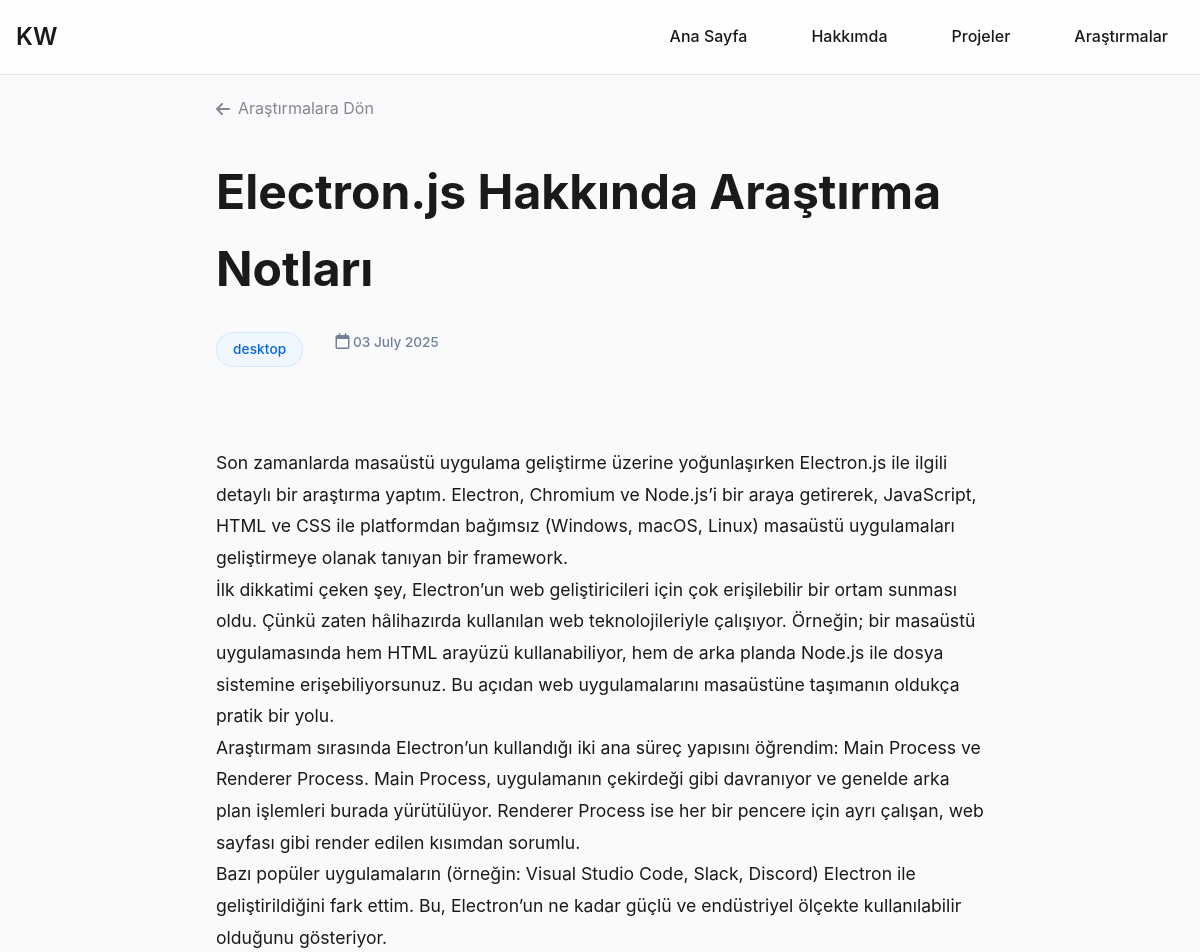
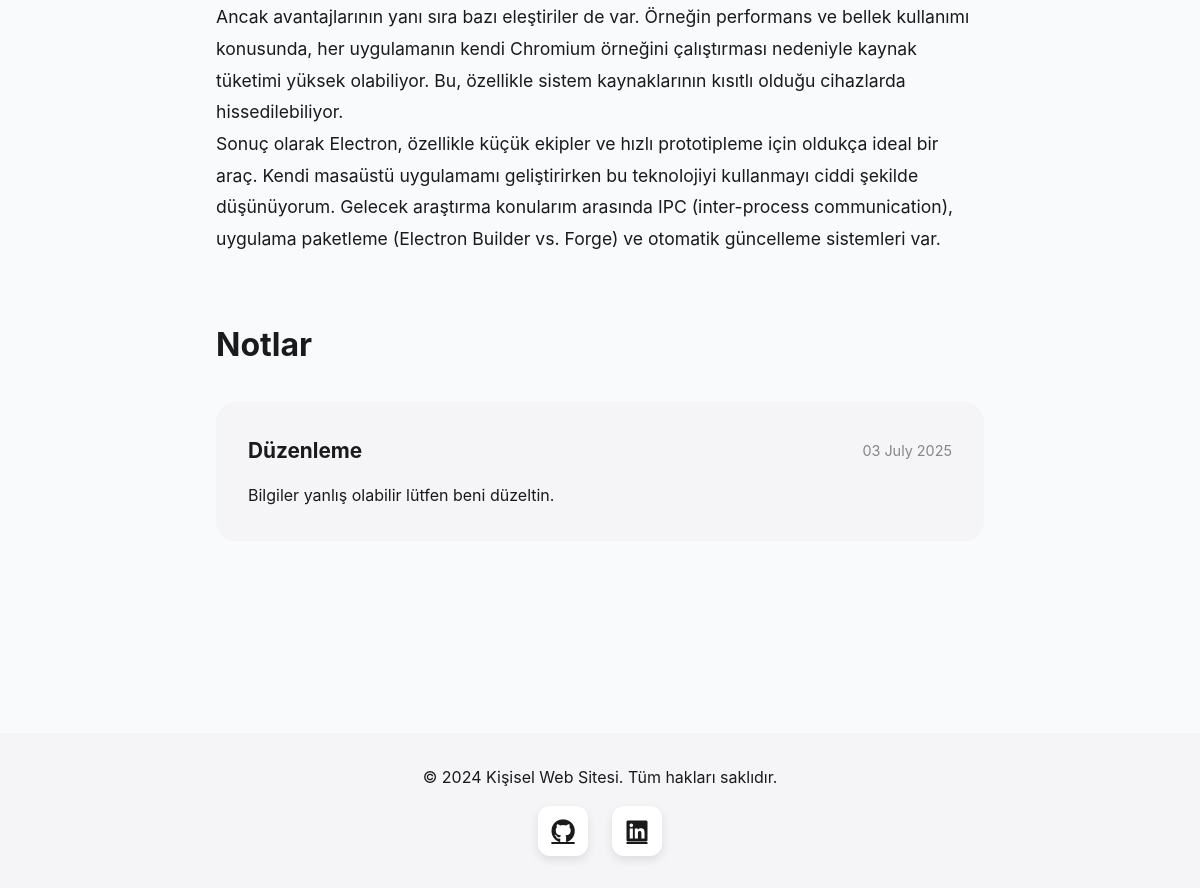
Page /research/1 on the committed database (2 pictures, top to bottom).
### app.py (models this page shows)
class Research(db.Model):
    id = db.Column(db.Integer, primary_key=True)
    title = db.Column(db.String(100), nullable=False)
    content = db.Column(db.Text, nullable=False)
    date_posted = db.Column(db.DateTime, nullable=False, default=datetime.utcnow)
    category = db.Column(db.String(50))

class Note(db.Model):
    id = db.Column(db.Integer, primary_key=True)
    title = db.Column(db.String(100), nullable=False)
    content = db.Column(db.Text, nullable=False)
    date_posted = db.Column(db.DateTime, nullable=False, default=datetime.utcnow)
    research_id = db.Column(db.Integer, db.ForeignKey('research.id'), nullable=False)

### app.py (the view)
@app.route('/research/<int:research_id>')
def research_detail(research_id):
    research = Research.query.get_or_404(research_id)
    content = research.content
    html_content = markdown2.markdown(
        content,
        extras=[
            'fenced-code-blocks',  # ``` ile başlayan kod blokları için
            'tables',              # Tablolar için
            'header-ids',          # Başlık ID'leri için
            'code-friendly',       # Kod blokları için daha iyi destek
            'cuddled-lists',       # Liste formatlaması için
            'markdown-in-html',    # HTML içinde Markdown desteği
            'break-on-newline'     # Yeni satırları <br> olarak işle
        ]
    )
    html_content = re.sub(
        r'<pre><code>',
        '<pre><code class="language-plaintext">',
        html_content
    )
    html_content = re.sub(
        r'<pre><code class="(.*?)">',
        lambda m: f'<pre><code class="language-{m.group(1)}">',
        html_content
    )
    research.content = html_content
    notes = Note.query.filter_by(research_id=research_id).all()
    return render_template('research_detail.html', research=research, notes=notes)

### templates/research_detail.html (shortened to what this page needs)
{% extends "base.html" %}
{% block content %}
<section class="research-detail-section">
    <div class="research-detail-header">
        <div class="breadcrumb">
            <a href="{{ url_for('research') }}" class="breadcrumb-link">
                <i class="fas fa-arrow-left"></i>
                Araştırmalara Dön
            </a>
        </div>
        <h1 class="research-detail-title">{{ research.title }}</h1>
        <div class="research-detail-meta">
            <span class="research-category">{{ research.category }}</span>
            <span class="research-date">
                <i class="far fa-calendar"></i>
                {{ research.date_posted.strftime('%d %B %Y') }}
            </span>
        </div>
    </div>
    <div class="research-detail-content">
        <div class="research-main-content markdown-body">
            {{ research.content|safe }}
        </div>
        <div class="research-notes">
            <h2 class="notes-title">Notlar</h2>
            <div class="notes-list">
                {% for note in notes %}
                <div class="note-card">
                    <div class="note-header">
                        <h3 class="note-title">{{ note.title }}</h3>
                        <span class="note-date">{{ note.date_posted.strftime('%d %B %Y') }}</span>
                    </div>
                    <div class="note-content">
                        {{ note.content|safe }}
                    </div>
                </div>
                {% endfor %}
            </div>
        </div>
    </div>
</section>
{% endblock %}

### static/css/style.css (style rules this page uses)
:root { --primary-color: #0366d6; --secondary-color: #2b6cb0; --text-color: #1a1a1a; --text-light: #4a5568; --background-light: #f8fafc; --white: #ffffff; --background-color: #ffffff; --gray-color: #86868b; --light-gray: #f5f5f7; }
* { margin: 0; padding: 0; box-sizing: border-box; }
body { font-family: 'Inter', -apple-system, BlinkMacSystemFont, 'Segoe UI', Roboto, Oxygen, Ubuntu, Cantarell, 'Open Sans', 'Helvetica Neue', sans-serif; line-height: 1.6; color: var(--text-color); background-color: var(--background-light); }
.research-category { background: #f0f7ff; color: #0366d6; padding: 0.35rem 1rem; border-radius: 20px; font-size: 0.85rem; font-weight: 500; letter-spacing: 0.01em; border: 1px solid rgba(3, 102, 214, 0.1); margin-bottom: 1rem; }
.research-date { color: #718096; font-size: 0.85rem; font-weight: 500; }
.research-date i { font-size: 1rem; }
.research-detail-section { padding: 6rem 0; }
.research-detail-header { max-width: 800px; margin: 0 auto 4rem; padding: 0 1rem; }
.breadcrumb { margin-bottom: 2rem; }
.breadcrumb-link { color: var(--gray-color); text-decoration: none; display: inline-flex; align-items: center; gap: 0.5rem; }
.research-detail-title { font-size: 3rem; font-weight: 700; margin-bottom: 1.5rem; }
.research-detail-meta { display: flex; gap: 2rem; color: var(--gray-color); }
.research-detail-content { max-width: 800px; margin: 0 auto; padding: 0 1rem; }
.research-main-content { font-size: 1.1rem; line-height: 1.8; margin-bottom: 4rem; }
.notes-title { font-size: 2rem; margin-bottom: 2rem; }
.note-card { background: var(--light-gray); padding: 2rem; border-radius: 20px; margin-bottom: 2rem; }
.note-header { display: flex; justify-content: space-between; align-items: center; margin-bottom: 1rem; }
.note-title { font-size: 1.3rem; }
.note-date { color: var(--gray-color); font-size: 0.9rem; }
.project-category, .research-category { background: #f0f7ff; color: #0366d6; padding: 0.35rem 1rem; border-radius: 20px; font-size: 0.85rem; font-weight: 500; letter-spacing: 0.01em; border: 1px solid rgba(3, 102, 214, 0.1); }
.project-date, .research-date { color: #718096; font-size: 0.85rem; font-weight: 500; }

### rows in the picture
Research: title "Electron.js Hakkında Araştırma Notları", category "desktop", date_posted "03 July 2025", content "Son zamanlarda masaüstü uygulama geliştirme üzerine yoğunlaşırken Electron.js ile ilgili detaylı bir araştırma yaptım. Electron, Chromium ve Node.js’i bir araya getirerek, JavaScript, HTML ve CSS ile platformdan bağımsız (Windows, macOS, Linux) masaüstü uygulamaları geliştirmeye olanak tanıyan bir framework. İlk dikkatimi çeken şey, Electron’un web geliştiricileri için çok erişilebilir bir ortam sunması oldu. Çünkü zaten hâlihazırda kullanılan web teknolojileriyle çalışıyor. Örneğin; bir masaüstü uygulamasında hem HTML arayüzü kullanabiliyor, hem de arka planda Node.js ile dosya sistemine erişebiliyorsunuz. Bu açıdan web uygulamalarını masaüstüne taşımanın oldukça pratik bir yolu.…"
Note: title "Düzenleme", date_posted "03 July 2025", content "Bilgiler yanlış olabilir lütfen beni düzeltin."
